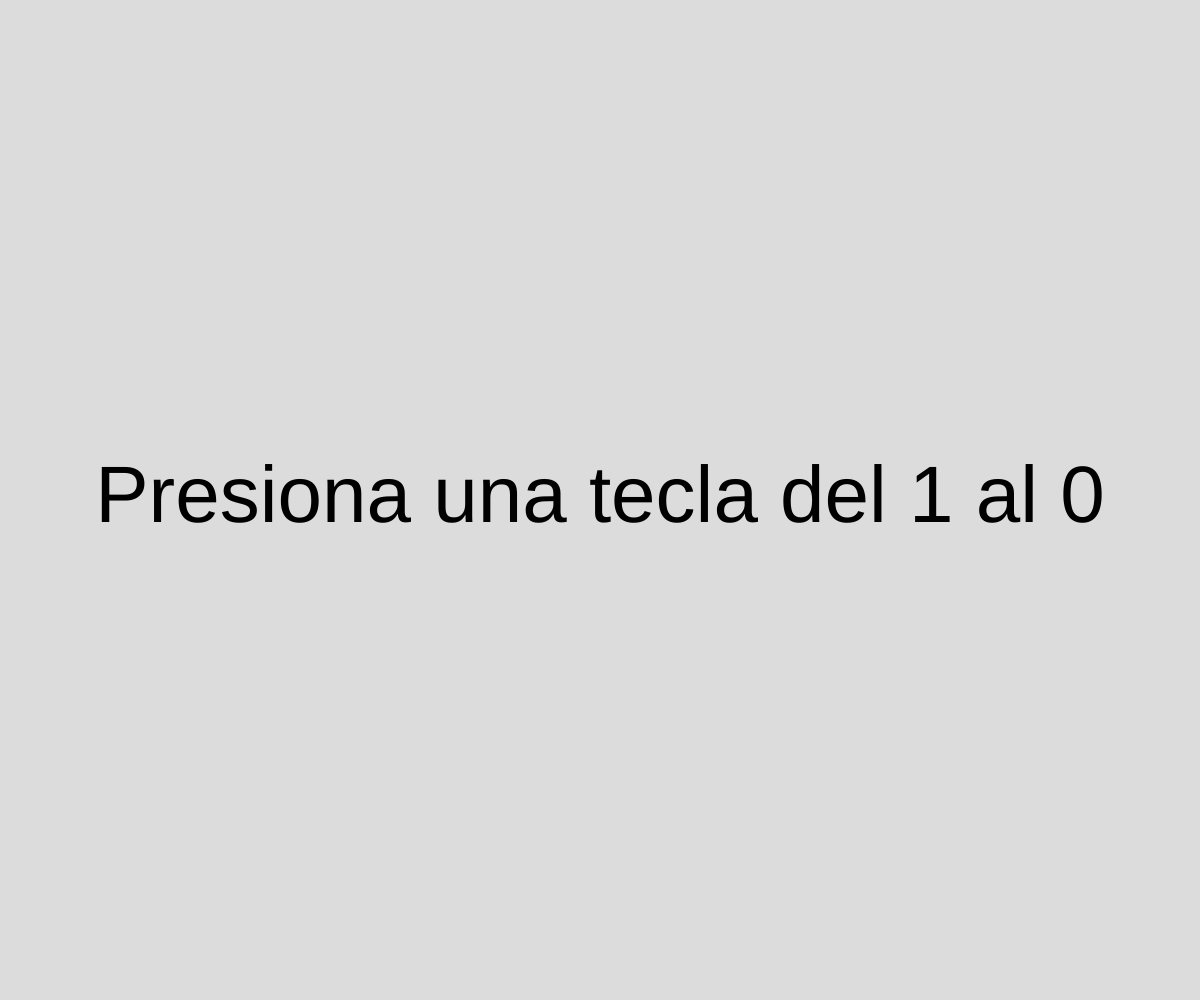
Frame 1 (no input)
Frame 60 (no input): identical to frame 1, image omitted
Frame 120 (the mouse pressed at the canvas centre since frame 60): identical to frame 1, image omitted

The p5.js sketch that drew this single still picture (run headless with seeded random() and noise() and a simulated clock; from frame 60 on, the mouse is pressed at the canvas centre):

// p5.js sketch
// ── sketch.js
let frase = "";
let fraseX;
let targetX;
let textoColor;
let bgColor;
let animando = false;

function setup() {
  createCanvas(windowWidth, windowHeight);
  textSize(80);
  textAlign(CENTER, CENTER);

  // Valores iniciales
  frase = "Presiona una tecla del 1 al 0";
  fraseX = width / 2;
  targetX = width / 2;
  textoColor = color(0);
  bgColor = color(220);
}

function draw() {
  background(bgColor);

  // Animación: mueve frase hacia el centro
  if (animando) {
    fraseX -= (fraseX - targetX) * 0.1; // suaviza el movimiento
    if (abs(fraseX - targetX) < 1) {
      fraseX = targetX;
      animando = false;
    }
  }

  fill(textoColor);
  text(frase, fraseX, height / 2);
}

function keyPressed() {
  let nueva = "";

  switch (key) {
    case '1':
      nueva = "Jhonatan Joestar";
      break;
    case '2':
      nueva = "Josep Joestar";
      break;
    case '3':
      nueva = "Jotaro Kujo";
      break;
    case '4':
      nueva = "Josuke Higashitaka";
      break;
    case '5':
      nueva = "Giorno Giovanna";
      break;
    case '6':
      nueva = "Jolyne Joestar";
      break;
    case '7':
      nueva = "Jhony Joestar";
      break;
    case '8':
      nueva = "Gyro Zeppeli";
      break;
    case '9':
      nueva = "Gappy";
      break;
    case '0':
      nueva = "Jodio Joestar";
      break;
  }

  if (nueva !== "") {
    frase = nueva;
    fraseX = width + 300; // empieza fuera de pantalla
    textoColor = color(random(255), random(255), random(255));
    bgColor = color(random(255), random(255), random(255));
    animando = true;
  }
}

function windowResized() {
  resizeCanvas(windowWidth, windowHeight);
  targetX = width / 2;
}
